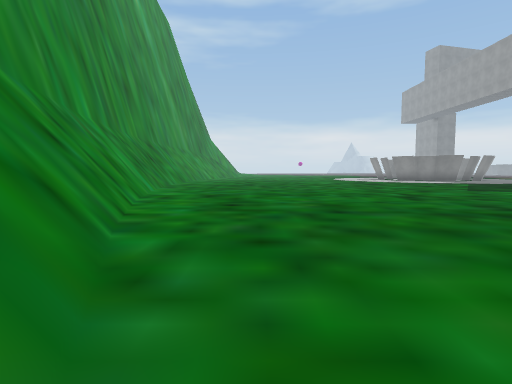
view 1 (above)

24 first-person views from a walk through a scene from a Unity 3-D project. The camera is 1.4 m above the floor, tilts 4° down and sees 80° across. The floor is counted in squares, 2 m on a side. Each view is taken from the middle of a square. On the plan, view 1 faces up. The plan holds only what a view shows up to about 10 squares ahead; the rest is blank. The place goes on beyond the plan. The player character is not drawn. Some surface patterns are stand-ins.

view 2
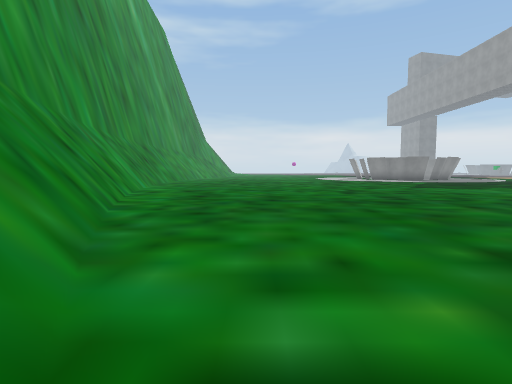

view 3
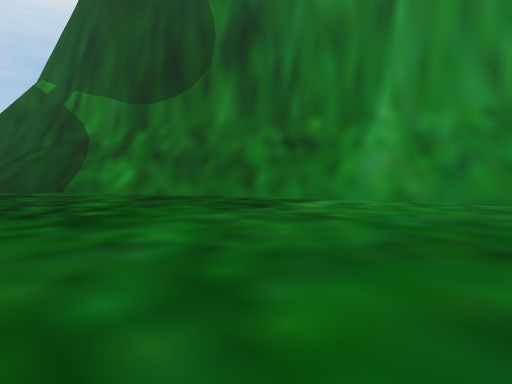

view 4
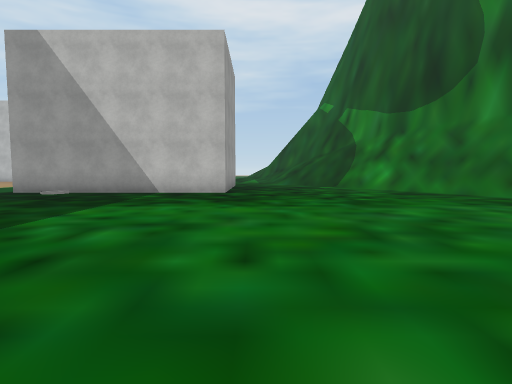

view 5
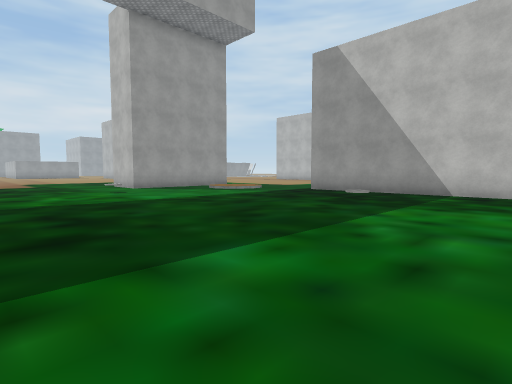

view 6
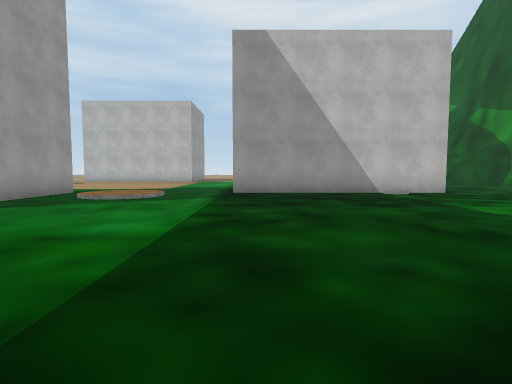

view 7
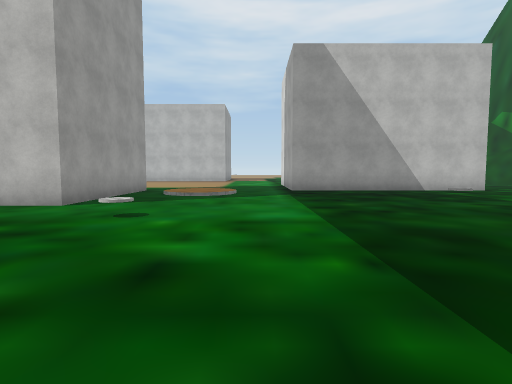

view 8
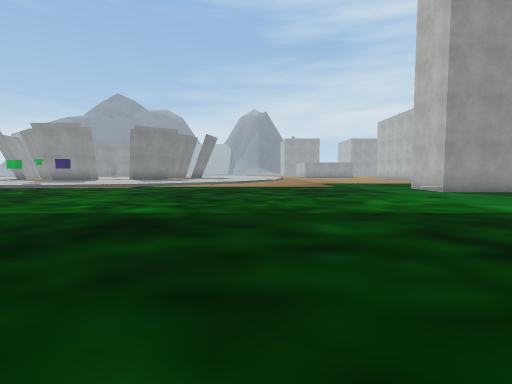

view 9
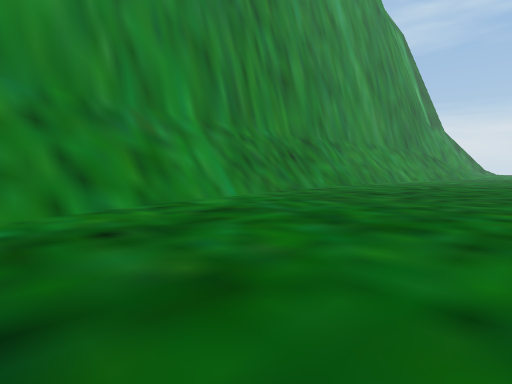

view 10
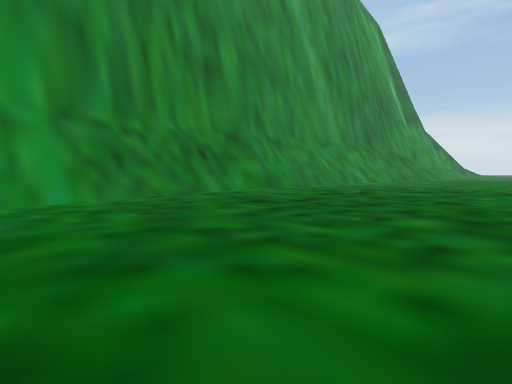

view 11
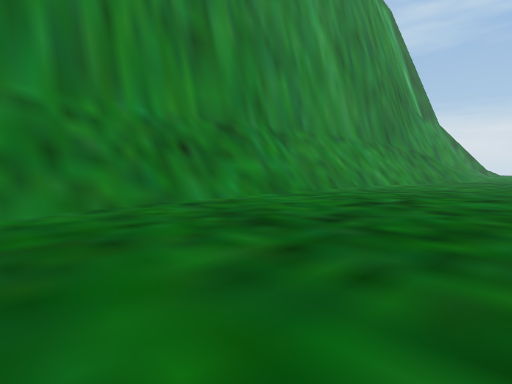

view 12
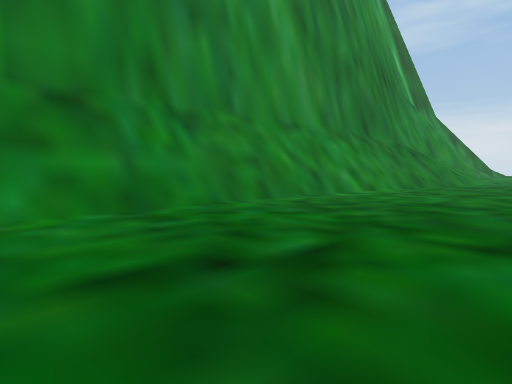

view 13
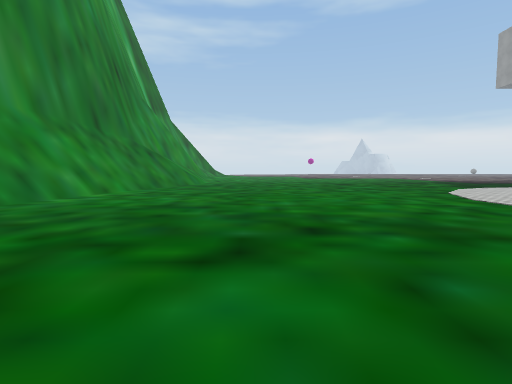

view 14
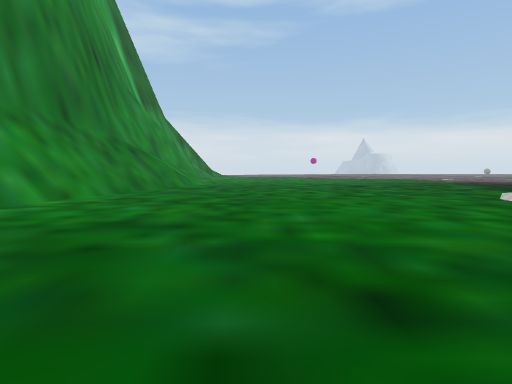

view 15
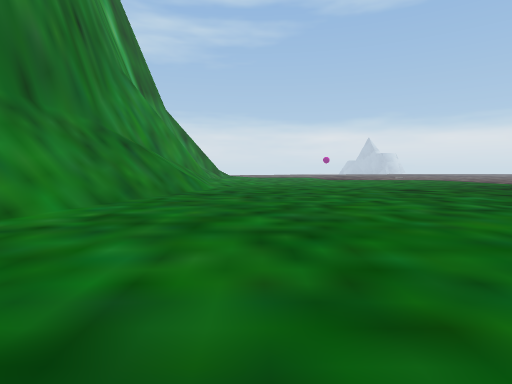

view 16
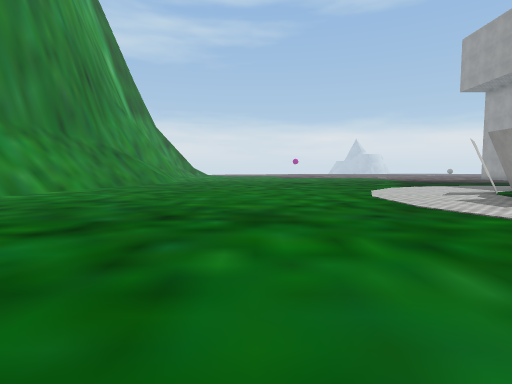

view 17
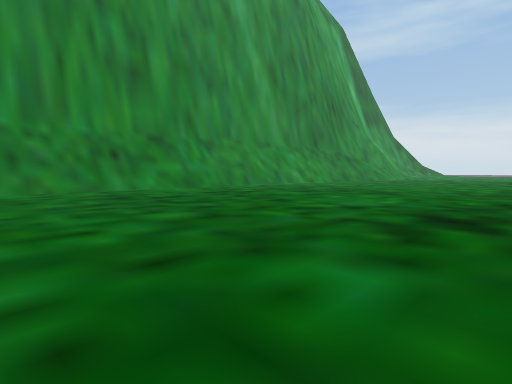

view 18
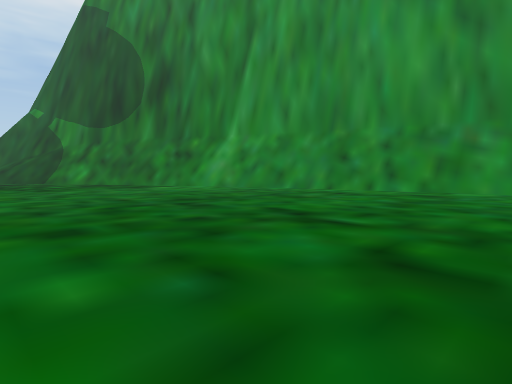

view 19
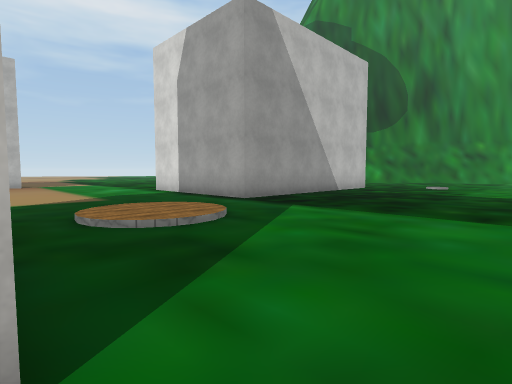

view 20
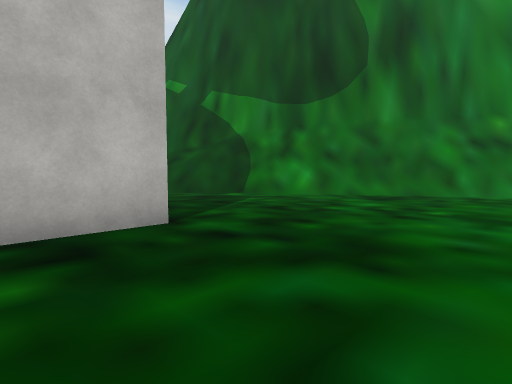

view 21
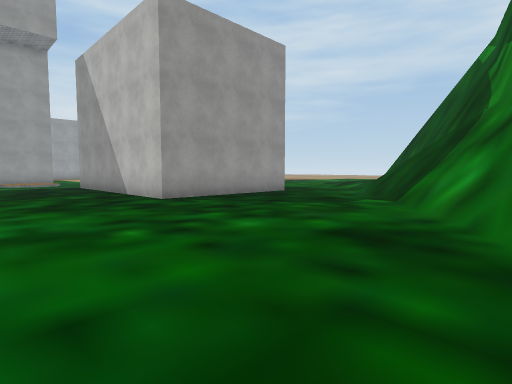

view 22
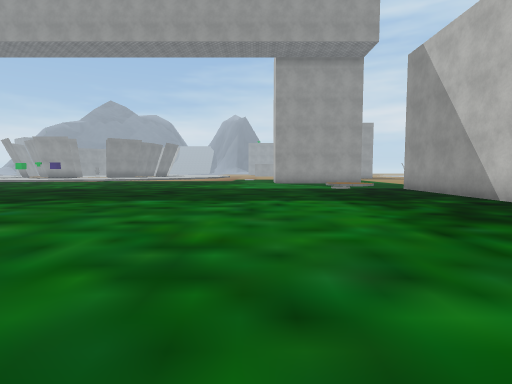

view 23
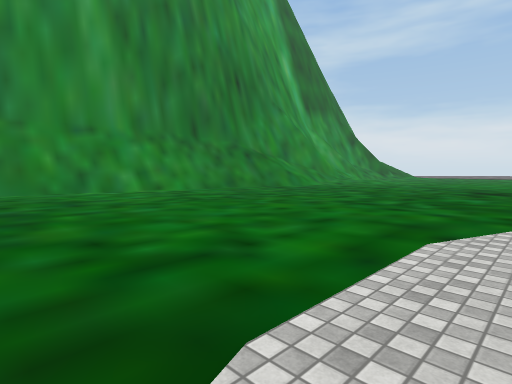

view 24
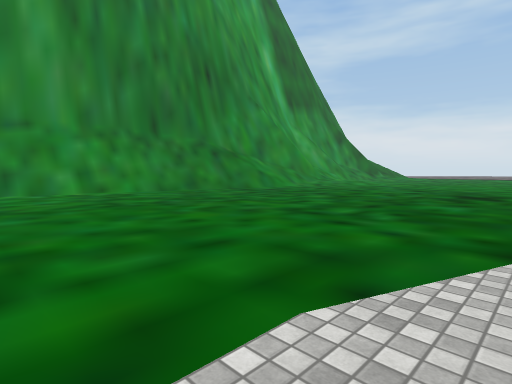

### Floor plan
Points are (right, up) in squares from view 1. A wall is a line through its corners. A room is listed if a view was taken in it or the views show most of it. See-through windows are left out.
Room 1 (views 1, 2, 3, 4, 5, 6, 7, 8, 9, 10, 11, 12, 13, 14, 15, 16, 17, 18, 19, 20, 21, 22, 23, 24)
walls: (9.2, 23.2) (9.2, 23.8); (-3.2, 6.9) (0.5, -2.4); (-3.3, 6.8) (0.5, -2.8); (-3.5, 6.8) (0.4, -2.8) (3.2, -7.5); (-4.8, 13.6) (-4.2, 10); (-2.4, 3.5) (-1.1, 0.2); (-4.8, 17) (-3.2, 6.8); (-4.9, 17) (-3.3, 6.7); (-5.1, 17) (-3.5, 6.7); (-4.9, 20.5) (-4.9, 16.9); (0.9, -2.5) (2.9, -6.4); (0.6, -2.7) (3.5, -7.7); (9, -7.5) (9, -4.7) (15.7, -4.7) (15.7, -7.5); (20.9, -4.9) (20.9, -0.1) (21.5, -0.1); (-3.2, 30.6) (-4.8, 20.4); (-3.5, 30.5) (-5.1, 20.4); (-3.7, 30.5) (-4.7, 23.9)
low walls: (-3.3, 8.6) (-2.1, 3.6); (-3.7, 10.3) (-3.5, 9.4); (-0.1, -0.5) (0.5, -1.6); (-4.6, 20.5) (-4.6, 16.9); (-4.1, 23.9) (-4.3, 22.5); (2.7, -5.5) (4.1, -7.6); (2.7, -6) (3.8, -7.5); (-2.9, 30.5) (-3.7, 27.3)

Positions as (right, up) in squares from view 1, and headings:
1: (0, 0), facing up
2: (1, -2), facing up
3: (7, 3), facing down-left
4: (8, 5), facing down
5: (9, 5), facing down-right
6: (15, 5), facing down
7: (17, 6), facing down
8: (11, 6), facing right
9: (3, 5), facing up-left
10: (4, 9), facing up-left
11: (2, 11), facing up-left
12: (1, 16), facing up-left
13: (1, 17), facing up
14: (1, 19), facing up
15: (0, 22), facing up
16: (3, 16), facing up
17: (7, 11), facing up-left
18: (8, 11), facing down-left
19: (21, 1), facing down-left
20: (11, -1), facing down-left
21: (2, -1), facing down-right
22: (4, 1), facing right
23: (7, 21), facing up-left
24: (7, 23), facing up-left
